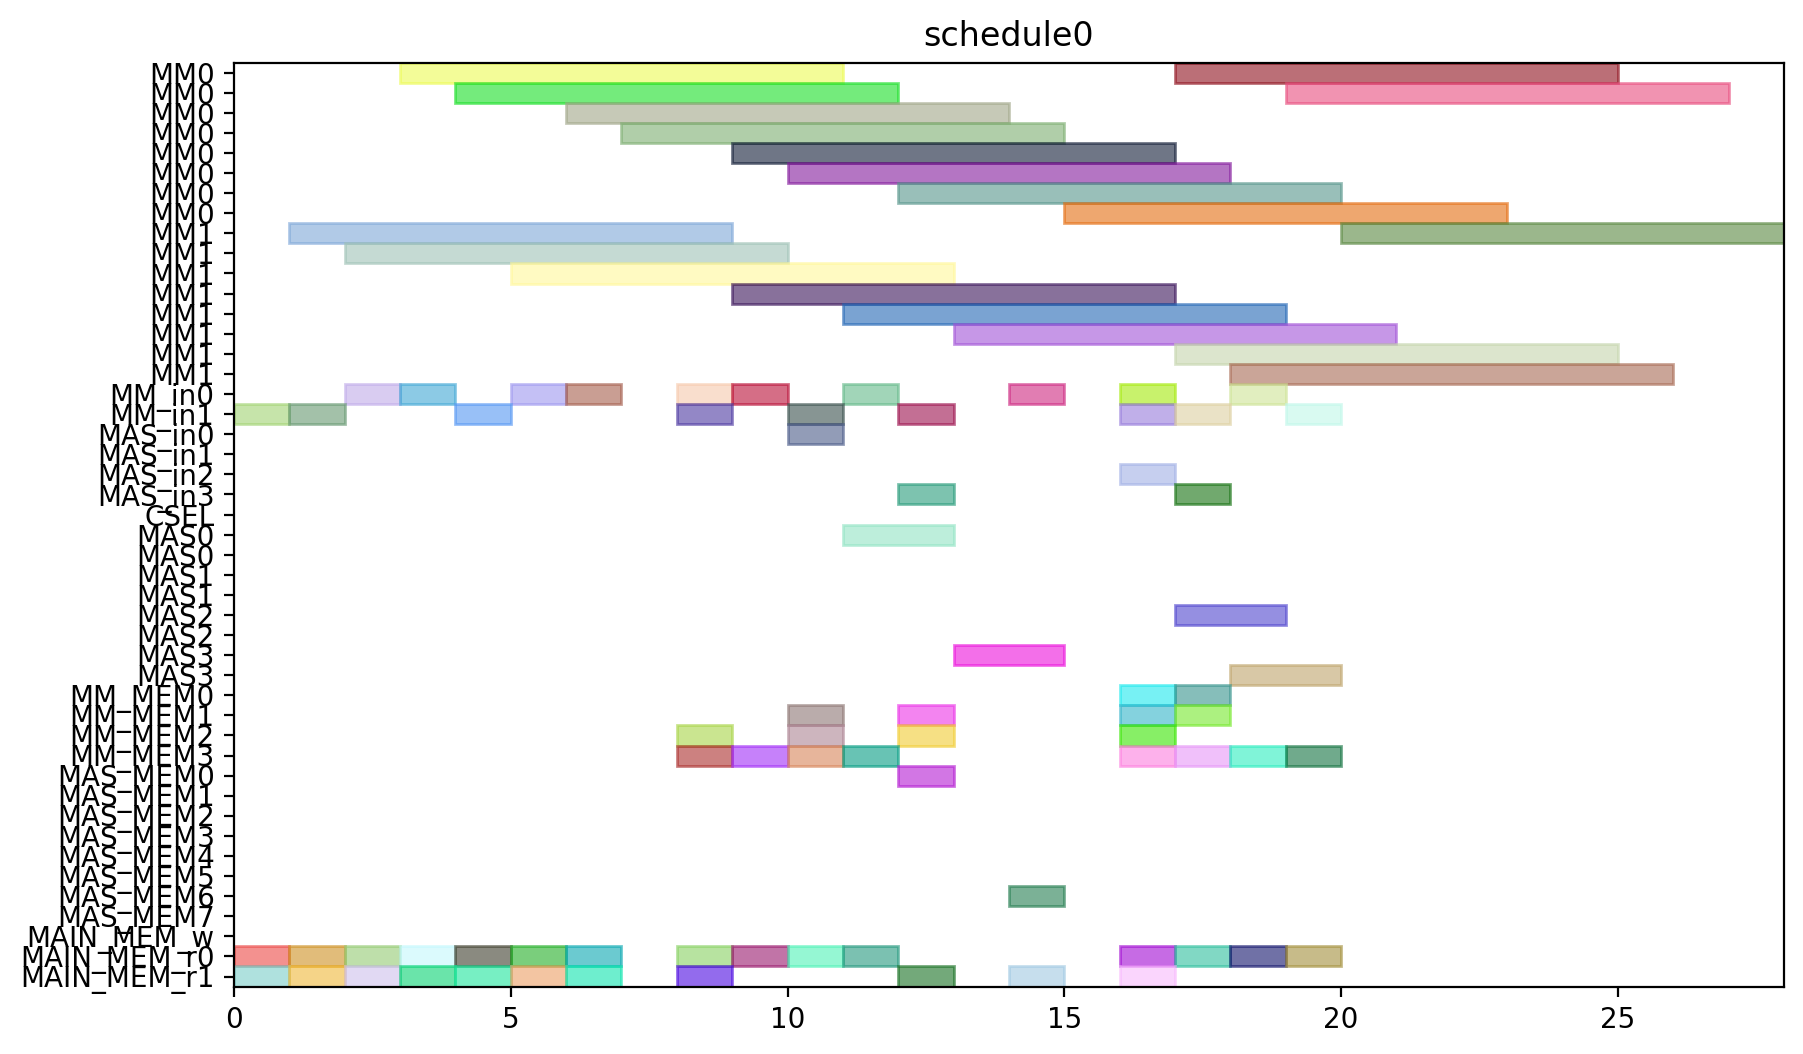

This chart was generated by the following Python code:
from pyschedule import Scenario, solvers, plotters, alt


def solve():
	horizon = 120
	S = Scenario("schedule0", horizon=horizon)

	# resource
	MM = S.Resources('MM', num=2, size=8)
	MM_in = S.Resources('MM_in', num=2)
	MAS_in = S.Resources('MAS_in', num=4)
	CSEL = S.Resource('CSEL')
	MAS = S.Resources('MAS', num=4, size=2, periods=range(1, horizon))
	MM_MEM = S.Resources('MM_MEM', num=4)
	MAS_MEM = S.Resources('MAS_MEM', num=8)
	MAIN_MEM_w = S.Resource('MAIN_MEM_w', size=1)
	MAIN_MEM_r = S.Resources('MAIN_MEM_r', num=2)

	# result of previous scheduling

	# new tasks
	Z_exp2 = S.Task('Z_exp2', length=8, delay_cost=1)
	Z_exp2 += alt(MM)
	Z_exp2_in = S.Task('Z_exp2_in', length=1, delay_cost=1)
	Z_exp2_in += alt(MM_in)
	S += Z_exp2_in*MM_in[0]<=Z_exp2*MM[0]
	S += Z_exp2_in*MM_in[1]<=Z_exp2*MM[1]
	Z_exp2_mem0 = S.Task('Z_exp2_mem0', length=1, delay_cost=1)
	Z_exp2_mem0 += MAIN_MEM_r[0]
	S += Z_exp2_mem0 <= Z_exp2

	Z_exp2_mem1 = S.Task('Z_exp2_mem1', length=1, delay_cost=1)
	Z_exp2_mem1 += MAIN_MEM_r[1]
	S += Z_exp2_mem1 <= Z_exp2

	NX0 = S.Task('NX0', length=8, delay_cost=1)
	NX0 += alt(MM)
	NX0_in = S.Task('NX0_in', length=1, delay_cost=1)
	NX0_in += alt(MM_in)
	S += NX0_in*MM_in[0]<=NX0*MM[0]
	S += NX0_in*MM_in[1]<=NX0*MM[1]
	NX0_mem0 = S.Task('NX0_mem0', length=1, delay_cost=1)
	NX0_mem0 += MAIN_MEM_r[0]
	S += NX0_mem0 <= NX0

	NX0_mem1 = S.Task('NX0_mem1', length=1, delay_cost=1)
	NX0_mem1 += MAIN_MEM_r[1]
	S += NX0_mem1 <= NX0

	k0_10_Z1 = S.Task('k0_10_Z1', length=8, delay_cost=1)
	k0_10_Z1 += alt(MM)
	k0_10_Z1_in = S.Task('k0_10_Z1_in', length=1, delay_cost=1)
	k0_10_Z1_in += alt(MM_in)
	S += k0_10_Z1_in*MM_in[0]<=k0_10_Z1*MM[0]
	S += k0_10_Z1_in*MM_in[1]<=k0_10_Z1*MM[1]
	k0_10_Z1_mem0 = S.Task('k0_10_Z1_mem0', length=1, delay_cost=1)
	k0_10_Z1_mem0 += MAIN_MEM_r[0]
	S += k0_10_Z1_mem0 <= k0_10_Z1

	k0_10_Z1_mem1 = S.Task('k0_10_Z1_mem1', length=1, delay_cost=1)
	k0_10_Z1_mem1 += MAIN_MEM_r[1]
	S += k0_10_Z1_mem1 <= k0_10_Z1

	DX0 = S.Task('DX0', length=8, delay_cost=1)
	DX0 += alt(MM)
	DX0_in = S.Task('DX0_in', length=1, delay_cost=1)
	DX0_in += alt(MM_in)
	S += DX0_in*MM_in[0]<=DX0*MM[0]
	S += DX0_in*MM_in[1]<=DX0*MM[1]
	DX0_mem0 = S.Task('DX0_mem0', length=1, delay_cost=1)
	DX0_mem0 += MAIN_MEM_r[0]
	S += DX0_mem0 <= DX0

	DX0_mem1 = S.Task('DX0_mem1', length=1, delay_cost=1)
	DX0_mem1 += MAIN_MEM_r[1]
	S += DX0_mem1 <= DX0

	NY0 = S.Task('NY0', length=8, delay_cost=1)
	NY0 += alt(MM)
	NY0_in = S.Task('NY0_in', length=1, delay_cost=1)
	NY0_in += alt(MM_in)
	S += NY0_in*MM_in[0]<=NY0*MM[0]
	S += NY0_in*MM_in[1]<=NY0*MM[1]
	NY0_mem0 = S.Task('NY0_mem0', length=1, delay_cost=1)
	NY0_mem0 += MAIN_MEM_r[0]
	S += NY0_mem0 <= NY0

	NY0_mem1 = S.Task('NY0_mem1', length=1, delay_cost=1)
	NY0_mem1 += MAIN_MEM_r[1]
	S += NY0_mem1 <= NY0

	k2_14_Z1 = S.Task('k2_14_Z1', length=8, delay_cost=1)
	k2_14_Z1 += alt(MM)
	k2_14_Z1_in = S.Task('k2_14_Z1_in', length=1, delay_cost=1)
	k2_14_Z1_in += alt(MM_in)
	S += k2_14_Z1_in*MM_in[0]<=k2_14_Z1*MM[0]
	S += k2_14_Z1_in*MM_in[1]<=k2_14_Z1*MM[1]
	k2_14_Z1_mem0 = S.Task('k2_14_Z1_mem0', length=1, delay_cost=1)
	k2_14_Z1_mem0 += MAIN_MEM_r[0]
	S += k2_14_Z1_mem0 <= k2_14_Z1

	k2_14_Z1_mem1 = S.Task('k2_14_Z1_mem1', length=1, delay_cost=1)
	k2_14_Z1_mem1 += MAIN_MEM_r[1]
	S += k2_14_Z1_mem1 <= k2_14_Z1

	DY0 = S.Task('DY0', length=8, delay_cost=1)
	DY0 += alt(MM)
	DY0_in = S.Task('DY0_in', length=1, delay_cost=1)
	DY0_in += alt(MM_in)
	S += DY0_in*MM_in[0]<=DY0*MM[0]
	S += DY0_in*MM_in[1]<=DY0*MM[1]
	DY0_mem0 = S.Task('DY0_mem0', length=1, delay_cost=1)
	DY0_mem0 += MAIN_MEM_r[0]
	S += DY0_mem0 <= DY0

	DY0_mem1 = S.Task('DY0_mem1', length=1, delay_cost=1)
	DY0_mem1 += MAIN_MEM_r[1]
	S += DY0_mem1 <= DY0

	Z_exp3 = S.Task('Z_exp3', length=8, delay_cost=1)
	Z_exp3 += alt(MM)
	Z_exp3_in = S.Task('Z_exp3_in', length=1, delay_cost=1)
	Z_exp3_in += alt(MM_in)
	S += Z_exp3_in*MM_in[0]<=Z_exp3*MM[0]
	S += Z_exp3_in*MM_in[1]<=Z_exp3*MM[1]
	Z_exp3_mem0 = S.Task('Z_exp3_mem0', length=1, delay_cost=1)
	Z_exp3_mem0 += alt(MM_MEM)
	S += (Z_exp2*MM[0])-1 < Z_exp3_mem0*MM_MEM[0]
	S += (Z_exp2*MM[1])-1 < Z_exp3_mem0*MM_MEM[2]
	S += Z_exp3_mem0 <= Z_exp3

	Z_exp3_mem1 = S.Task('Z_exp3_mem1', length=1, delay_cost=1)
	Z_exp3_mem1 += MAIN_MEM_r[1]
	S += Z_exp3_mem1 <= Z_exp3

	NX1_ = S.Task('NX1_', length=2, delay_cost=1)
	NX1_ += alt(MAS)
	NX1__in = S.Task('NX1__in', length=1, delay_cost=1)
	NX1__in += alt(MAS_in)
	S += NX1__in*MAS_in[0]<=NX1_*MAS[0]

	S += NX1__in*MAS_in[1]<=NX1_*MAS[1]

	S += NX1__in*MAS_in[2]<=NX1_*MAS[2]

	S += NX1__in*MAS_in[3]<=NX1_*MAS[3]

	NX1__mem0 = S.Task('NX1__mem0', length=1, delay_cost=1)
	NX1__mem0 += alt(MM_MEM)
	S += (NX0*MM[0])-1 < NX1__mem0*MM_MEM[0]
	S += (NX0*MM[1])-1 < NX1__mem0*MM_MEM[2]
	S += NX1__mem0 <= NX1_

	NX1__mem1 = S.Task('NX1__mem1', length=1, delay_cost=1)
	NX1__mem1 += alt(MM_MEM)
	S += (k0_10_Z1*MM[0])-1 < NX1__mem1*MM_MEM[1]
	S += (k0_10_Z1*MM[1])-1 < NX1__mem1*MM_MEM[3]
	S += NX1__mem1 <= NX1_

	k0_9_Z2 = S.Task('k0_9_Z2', length=8, delay_cost=1)
	k0_9_Z2 += alt(MM)
	k0_9_Z2_in = S.Task('k0_9_Z2_in', length=1, delay_cost=1)
	k0_9_Z2_in += alt(MM_in)
	S += k0_9_Z2_in*MM_in[0]<=k0_9_Z2*MM[0]
	S += k0_9_Z2_in*MM_in[1]<=k0_9_Z2*MM[1]
	k0_9_Z2_mem0 = S.Task('k0_9_Z2_mem0', length=1, delay_cost=1)
	k0_9_Z2_mem0 += MAIN_MEM_r[0]
	S += k0_9_Z2_mem0 <= k0_9_Z2

	k0_9_Z2_mem1 = S.Task('k0_9_Z2_mem1', length=1, delay_cost=1)
	k0_9_Z2_mem1 += alt(MM_MEM)
	S += (Z_exp2*MM[0])-1 < k0_9_Z2_mem1*MM_MEM[1]
	S += (Z_exp2*MM[1])-1 < k0_9_Z2_mem1*MM_MEM[3]
	S += k0_9_Z2_mem1 <= k0_9_Z2

	k1_9_Z2 = S.Task('k1_9_Z2', length=8, delay_cost=1)
	k1_9_Z2 += alt(MM)
	k1_9_Z2_in = S.Task('k1_9_Z2_in', length=1, delay_cost=1)
	k1_9_Z2_in += alt(MM_in)
	S += k1_9_Z2_in*MM_in[0]<=k1_9_Z2*MM[0]
	S += k1_9_Z2_in*MM_in[1]<=k1_9_Z2*MM[1]
	k1_9_Z2_mem0 = S.Task('k1_9_Z2_mem0', length=1, delay_cost=1)
	k1_9_Z2_mem0 += MAIN_MEM_r[0]
	S += k1_9_Z2_mem0 <= k1_9_Z2

	k1_9_Z2_mem1 = S.Task('k1_9_Z2_mem1', length=1, delay_cost=1)
	k1_9_Z2_mem1 += alt(MM_MEM)
	S += (Z_exp2*MM[0])-1 < k1_9_Z2_mem1*MM_MEM[1]
	S += (Z_exp2*MM[1])-1 < k1_9_Z2_mem1*MM_MEM[3]
	S += k1_9_Z2_mem1 <= k1_9_Z2

	NY1_ = S.Task('NY1_', length=2, delay_cost=1)
	NY1_ += alt(MAS)
	NY1__in = S.Task('NY1__in', length=1, delay_cost=1)
	NY1__in += alt(MAS_in)
	S += NY1__in*MAS_in[0]<=NY1_*MAS[0]

	S += NY1__in*MAS_in[1]<=NY1_*MAS[1]

	S += NY1__in*MAS_in[2]<=NY1_*MAS[2]

	S += NY1__in*MAS_in[3]<=NY1_*MAS[3]

	NY1__mem0 = S.Task('NY1__mem0', length=1, delay_cost=1)
	NY1__mem0 += alt(MM_MEM)
	S += (NY0*MM[0])-1 < NY1__mem0*MM_MEM[0]
	S += (NY0*MM[1])-1 < NY1__mem0*MM_MEM[2]
	S += NY1__mem0 <= NY1_

	NY1__mem1 = S.Task('NY1__mem1', length=1, delay_cost=1)
	NY1__mem1 += alt(MM_MEM)
	S += (k2_14_Z1*MM[0])-1 < NY1__mem1*MM_MEM[1]
	S += (k2_14_Z1*MM[1])-1 < NY1__mem1*MM_MEM[3]
	S += NY1__mem1 <= NY1_

	k2_13_Z2 = S.Task('k2_13_Z2', length=8, delay_cost=1)
	k2_13_Z2 += alt(MM)
	k2_13_Z2_in = S.Task('k2_13_Z2_in', length=1, delay_cost=1)
	k2_13_Z2_in += alt(MM_in)
	S += k2_13_Z2_in*MM_in[0]<=k2_13_Z2*MM[0]
	S += k2_13_Z2_in*MM_in[1]<=k2_13_Z2*MM[1]
	k2_13_Z2_mem0 = S.Task('k2_13_Z2_mem0', length=1, delay_cost=1)
	k2_13_Z2_mem0 += MAIN_MEM_r[0]
	S += k2_13_Z2_mem0 <= k2_13_Z2

	k2_13_Z2_mem1 = S.Task('k2_13_Z2_mem1', length=1, delay_cost=1)
	k2_13_Z2_mem1 += alt(MM_MEM)
	S += (Z_exp2*MM[0])-1 < k2_13_Z2_mem1*MM_MEM[1]
	S += (Z_exp2*MM[1])-1 < k2_13_Z2_mem1*MM_MEM[3]
	S += k2_13_Z2_mem1 <= k2_13_Z2

	k3_14_Z2 = S.Task('k3_14_Z2', length=8, delay_cost=1)
	k3_14_Z2 += alt(MM)
	k3_14_Z2_in = S.Task('k3_14_Z2_in', length=1, delay_cost=1)
	k3_14_Z2_in += alt(MM_in)
	S += k3_14_Z2_in*MM_in[0]<=k3_14_Z2*MM[0]
	S += k3_14_Z2_in*MM_in[1]<=k3_14_Z2*MM[1]
	k3_14_Z2_mem0 = S.Task('k3_14_Z2_mem0', length=1, delay_cost=1)
	k3_14_Z2_mem0 += MAIN_MEM_r[0]
	S += k3_14_Z2_mem0 <= k3_14_Z2

	k3_14_Z2_mem1 = S.Task('k3_14_Z2_mem1', length=1, delay_cost=1)
	k3_14_Z2_mem1 += alt(MM_MEM)
	S += (Z_exp2*MM[0])-1 < k3_14_Z2_mem1*MM_MEM[1]
	S += (Z_exp2*MM[1])-1 < k3_14_Z2_mem1*MM_MEM[3]
	S += k3_14_Z2_mem1 <= k3_14_Z2

	Z_exp4 = S.Task('Z_exp4', length=8, delay_cost=1)
	Z_exp4 += alt(MM)
	Z_exp4_in = S.Task('Z_exp4_in', length=1, delay_cost=1)
	Z_exp4_in += alt(MM_in)
	S += Z_exp4_in*MM_in[0]<=Z_exp4*MM[0]
	S += Z_exp4_in*MM_in[1]<=Z_exp4*MM[1]
	Z_exp4_mem0 = S.Task('Z_exp4_mem0', length=1, delay_cost=1)
	Z_exp4_mem0 += alt(MM_MEM)
	S += (Z_exp3*MM[0])-1 < Z_exp4_mem0*MM_MEM[0]
	S += (Z_exp3*MM[1])-1 < Z_exp4_mem0*MM_MEM[2]
	S += Z_exp4_mem0 <= Z_exp4

	Z_exp4_mem1 = S.Task('Z_exp4_mem1', length=1, delay_cost=1)
	Z_exp4_mem1 += MAIN_MEM_r[1]
	S += Z_exp4_mem1 <= Z_exp4

	NX1 = S.Task('NX1', length=8, delay_cost=1)
	NX1 += alt(MM)
	NX1_in = S.Task('NX1_in', length=1, delay_cost=1)
	NX1_in += alt(MM_in)
	S += NX1_in*MM_in[0]<=NX1*MM[0]
	S += NX1_in*MM_in[1]<=NX1*MM[1]
	NX1_mem0 = S.Task('NX1_mem0', length=1, delay_cost=1)
	NX1_mem0 += alt(MAS_MEM)
	S += (NX1_*MAS[0])-1 < NX1_mem0*MAS_MEM[0]
	S += (NX1_*MAS[1])-1 < NX1_mem0*MAS_MEM[2]
	S += (NX1_*MAS[2])-1 < NX1_mem0*MAS_MEM[4]
	S += (NX1_*MAS[3])-1 < NX1_mem0*MAS_MEM[6]
	S += NX1_mem0 <= NX1

	NX1_mem1 = S.Task('NX1_mem1', length=1, delay_cost=1)
	NX1_mem1 += MAIN_MEM_r[1]
	S += NX1_mem1 <= NX1

	k0_8_Z3 = S.Task('k0_8_Z3', length=8, delay_cost=1)
	k0_8_Z3 += alt(MM)
	k0_8_Z3_in = S.Task('k0_8_Z3_in', length=1, delay_cost=1)
	k0_8_Z3_in += alt(MM_in)
	S += k0_8_Z3_in*MM_in[0]<=k0_8_Z3*MM[0]
	S += k0_8_Z3_in*MM_in[1]<=k0_8_Z3*MM[1]
	k0_8_Z3_mem0 = S.Task('k0_8_Z3_mem0', length=1, delay_cost=1)
	k0_8_Z3_mem0 += MAIN_MEM_r[0]
	S += k0_8_Z3_mem0 <= k0_8_Z3

	k0_8_Z3_mem1 = S.Task('k0_8_Z3_mem1', length=1, delay_cost=1)
	k0_8_Z3_mem1 += alt(MM_MEM)
	S += (Z_exp3*MM[0])-1 < k0_8_Z3_mem1*MM_MEM[1]
	S += (Z_exp3*MM[1])-1 < k0_8_Z3_mem1*MM_MEM[3]
	S += k0_8_Z3_mem1 <= k0_8_Z3

	DX1_ = S.Task('DX1_', length=2, delay_cost=1)
	DX1_ += alt(MAS)
	DX1__in = S.Task('DX1__in', length=1, delay_cost=1)
	DX1__in += alt(MAS_in)
	S += DX1__in*MAS_in[0]<=DX1_*MAS[0]

	S += DX1__in*MAS_in[1]<=DX1_*MAS[1]

	S += DX1__in*MAS_in[2]<=DX1_*MAS[2]

	S += DX1__in*MAS_in[3]<=DX1_*MAS[3]

	DX1__mem0 = S.Task('DX1__mem0', length=1, delay_cost=1)
	DX1__mem0 += alt(MM_MEM)
	S += (DX0*MM[0])-1 < DX1__mem0*MM_MEM[0]
	S += (DX0*MM[1])-1 < DX1__mem0*MM_MEM[2]
	S += DX1__mem0 <= DX1_

	DX1__mem1 = S.Task('DX1__mem1', length=1, delay_cost=1)
	DX1__mem1 += alt(MM_MEM)
	S += (k1_9_Z2*MM[0])-1 < DX1__mem1*MM_MEM[1]
	S += (k1_9_Z2*MM[1])-1 < DX1__mem1*MM_MEM[3]
	S += DX1__mem1 <= DX1_

	k1_8_Z3 = S.Task('k1_8_Z3', length=8, delay_cost=1)
	k1_8_Z3 += alt(MM)
	k1_8_Z3_in = S.Task('k1_8_Z3_in', length=1, delay_cost=1)
	k1_8_Z3_in += alt(MM_in)
	S += k1_8_Z3_in*MM_in[0]<=k1_8_Z3*MM[0]
	S += k1_8_Z3_in*MM_in[1]<=k1_8_Z3*MM[1]
	k1_8_Z3_mem0 = S.Task('k1_8_Z3_mem0', length=1, delay_cost=1)
	k1_8_Z3_mem0 += MAIN_MEM_r[0]
	S += k1_8_Z3_mem0 <= k1_8_Z3

	k1_8_Z3_mem1 = S.Task('k1_8_Z3_mem1', length=1, delay_cost=1)
	k1_8_Z3_mem1 += alt(MM_MEM)
	S += (Z_exp3*MM[0])-1 < k1_8_Z3_mem1*MM_MEM[1]
	S += (Z_exp3*MM[1])-1 < k1_8_Z3_mem1*MM_MEM[3]
	S += k1_8_Z3_mem1 <= k1_8_Z3

	NY1 = S.Task('NY1', length=8, delay_cost=1)
	NY1 += alt(MM)
	NY1_in = S.Task('NY1_in', length=1, delay_cost=1)
	NY1_in += alt(MM_in)
	S += NY1_in*MM_in[0]<=NY1*MM[0]
	S += NY1_in*MM_in[1]<=NY1*MM[1]
	NY1_mem0 = S.Task('NY1_mem0', length=1, delay_cost=1)
	NY1_mem0 += alt(MAS_MEM)
	S += (NY1_*MAS[0])-1 < NY1_mem0*MAS_MEM[0]
	S += (NY1_*MAS[1])-1 < NY1_mem0*MAS_MEM[2]
	S += (NY1_*MAS[2])-1 < NY1_mem0*MAS_MEM[4]
	S += (NY1_*MAS[3])-1 < NY1_mem0*MAS_MEM[6]
	S += NY1_mem0 <= NY1

	NY1_mem1 = S.Task('NY1_mem1', length=1, delay_cost=1)
	NY1_mem1 += MAIN_MEM_r[1]
	S += NY1_mem1 <= NY1

	k2_12_Z3 = S.Task('k2_12_Z3', length=8, delay_cost=1)
	k2_12_Z3 += alt(MM)
	k2_12_Z3_in = S.Task('k2_12_Z3_in', length=1, delay_cost=1)
	k2_12_Z3_in += alt(MM_in)
	S += k2_12_Z3_in*MM_in[0]<=k2_12_Z3*MM[0]
	S += k2_12_Z3_in*MM_in[1]<=k2_12_Z3*MM[1]
	k2_12_Z3_mem0 = S.Task('k2_12_Z3_mem0', length=1, delay_cost=1)
	k2_12_Z3_mem0 += MAIN_MEM_r[0]
	S += k2_12_Z3_mem0 <= k2_12_Z3

	k2_12_Z3_mem1 = S.Task('k2_12_Z3_mem1', length=1, delay_cost=1)
	k2_12_Z3_mem1 += alt(MM_MEM)
	S += (Z_exp3*MM[0])-1 < k2_12_Z3_mem1*MM_MEM[1]
	S += (Z_exp3*MM[1])-1 < k2_12_Z3_mem1*MM_MEM[3]
	S += k2_12_Z3_mem1 <= k2_12_Z3

	DY1_ = S.Task('DY1_', length=2, delay_cost=1)
	DY1_ += alt(MAS)
	DY1__in = S.Task('DY1__in', length=1, delay_cost=1)
	DY1__in += alt(MAS_in)
	S += DY1__in*MAS_in[0]<=DY1_*MAS[0]

	S += DY1__in*MAS_in[1]<=DY1_*MAS[1]

	S += DY1__in*MAS_in[2]<=DY1_*MAS[2]

	S += DY1__in*MAS_in[3]<=DY1_*MAS[3]

	DY1__mem0 = S.Task('DY1__mem0', length=1, delay_cost=1)
	DY1__mem0 += alt(MM_MEM)
	S += (DY0*MM[0])-1 < DY1__mem0*MM_MEM[0]
	S += (DY0*MM[1])-1 < DY1__mem0*MM_MEM[2]
	S += DY1__mem0 <= DY1_

	DY1__mem1 = S.Task('DY1__mem1', length=1, delay_cost=1)
	DY1__mem1 += alt(MM_MEM)
	S += (k3_14_Z2*MM[0])-1 < DY1__mem1*MM_MEM[1]
	S += (k3_14_Z2*MM[1])-1 < DY1__mem1*MM_MEM[3]
	S += DY1__mem1 <= DY1_

	k3_13_Z3 = S.Task('k3_13_Z3', length=8, delay_cost=1)
	k3_13_Z3 += alt(MM)
	k3_13_Z3_in = S.Task('k3_13_Z3_in', length=1, delay_cost=1)
	k3_13_Z3_in += alt(MM_in)
	S += k3_13_Z3_in*MM_in[0]<=k3_13_Z3*MM[0]
	S += k3_13_Z3_in*MM_in[1]<=k3_13_Z3*MM[1]
	k3_13_Z3_mem0 = S.Task('k3_13_Z3_mem0', length=1, delay_cost=1)
	k3_13_Z3_mem0 += MAIN_MEM_r[0]
	S += k3_13_Z3_mem0 <= k3_13_Z3

	k3_13_Z3_mem1 = S.Task('k3_13_Z3_mem1', length=1, delay_cost=1)
	k3_13_Z3_mem1 += alt(MM_MEM)
	S += (Z_exp3*MM[0])-1 < k3_13_Z3_mem1*MM_MEM[1]
	S += (Z_exp3*MM[1])-1 < k3_13_Z3_mem1*MM_MEM[3]
	S += k3_13_Z3_mem1 <= k3_13_Z3

	solvers.mip.solve(S,msg=1,kind='CPLEX',ratio_gap=1.01)

	solution = [['hoge']*len(S.solution()[1]) for i in range(len(S.solution()))]
	for i in range(len(S.solution())):
		for j in range(len(S.solution()[i])):
			solution[i][j]=str(S.solution()[i][j])
	print(solution)

	cycles = int(solution[-1][3])

	pic_file_name = "/mnt/rose/usr1/fukuda/ABE/multiRAM_multiMAS_16mux/scheduling_result/stage8MM2_stage2MAS4/ISOGENY/schedule0.png"
	if(S.solution() != []):
		plotters.matplotlib.plot(S,img_filename=pic_file_name, show_task_labels=False, fig_size=(cycles*0.25+3, 6))

	return solution
